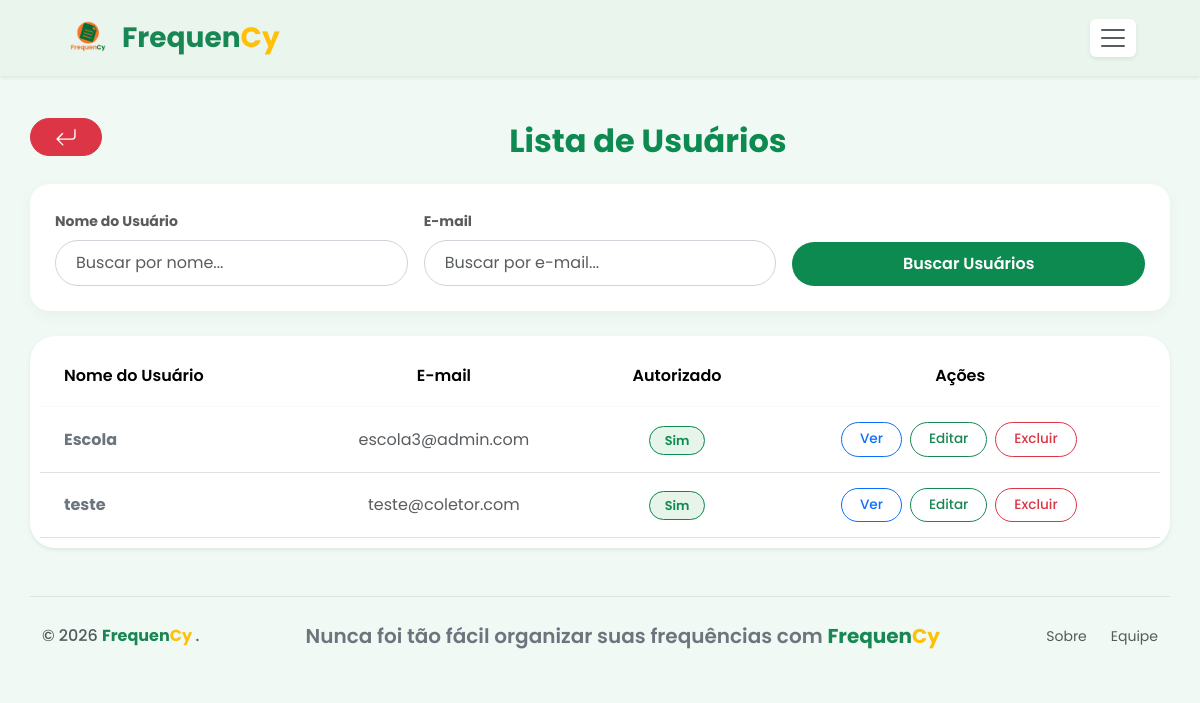
The page /lista_usuario.php on the database its author committed.
### tables this page shows
CREATE TABLE `usuario` (
  `id_usuario` int(11) NOT NULL,
  `nome_usuario` varchar(200) NOT NULL,
  `email_usuario` varchar(100) NOT NULL,
  `senha_usuario` varchar(100) NOT NULL,
  `perfil_usuario` varchar(50) NOT NULL,
  `is_autorized` tinyint(1) DEFAULT NULL
);

### listar_usuario.php (called while the page is built, shortened)
<?php
$filterNome = isset($_GET['nome']) ? trim($_GET['nome']) : '';
$filterEmail = isset($_GET['email']) ? trim($_GET['email']) : '';
$todosUsuarios = buscar_usuarios($conexao);
$filtros = array();
if (!empty($filtros)) {
    $usuarios = filtrar_usuarios($todosUsuarios, $filtros);
} else {
    $usuarios = $todosUsuarios;
}
function buscar_usuarios($conexao)
{
    $usuarios = array();
    $query = "SELECT nome_usuario, email_usuario, is_autorized FROM usuario";
    $result = mysqli_query($conexao, $query);
    if ($result) {
        while ($row = mysqli_fetch_assoc($result)) {
            $usuarios[] = $row;
        }
    }
    return $usuarios;
}
?>

### lista_usuario.php (the view, shortened to what this page needs)
<?php
include('conexao.php');
include('listar_usuario.php');
?>
<!DOCTYPE html>
<html lang="pt-br">
<head>
    <link href="css/bootstrap.min.css" rel="stylesheet">
</head>
<body>
    <?php include('navbar.php'); ?>
    <div class="container-lista">
        <div class="row align-items-center mb-3 header-row">
            <div class="col-auto">
                <a href="painel.php" class="btn btn-danger rounded-pill px-4 mb-0">
                </a>
            </div>
            <div class="col text-center">
                <h2 class="titulo-verde mb-2 mt-3">Lista de Usuários</h2>
            </div>
        </div>
        <div class="filter-section">
            <form method="get" action="lista_usuario.php">
                <div class="row g-3 align-items-end">
                    <div class="col-md-4">
                        <label class="form-label fw-bold small text-muted">Nome do Usuário</label>
                        <input type="text" name="nome" class="form-control" placeholder="Buscar por nome..." value="<?php echo htmlspecialchars($filterNome); ?>">
                    </div>
                    <div class="col-md-4">
                        <label class="form-label fw-bold small text-muted">E-mail</label>
                        <input type="email" name="email" class="form-control" placeholder="Buscar por e-mail..." value="<?php echo htmlspecialchars($filterEmail); ?>">
                    </div>
                    <div class="col-md-4">
                        <button type="submit" class="btn btn-search w-100">Buscar Usuários</button>
                    </div>
                </div>
            </form>
        </div>
        <div class="custom-card shadow-sm">
            <div class="table-responsive">
                <table class="table mb-0 text-center">
                    <thead class="table-header-green">
                        <tr>
                            <th class="text-start ps-4">Nome do Usuário</th>
                            <th>E-mail</th>
                            <th>Autorizado</th>
                            <th class="pe-4">Ações</th>
                        </tr>
                    </thead>
                    <tbody>
                        <?php if (!empty($usuarios)): ?>
                            <?php foreach ($usuarios as $usuario): ?>
                                <tr>
                                    <td class="text-start ps-4 fw-bold text-secondary"><?php echo $usuario['nome_usuario']; ?></td>
                                    <td class="text-muted"><?php echo $usuario['email_usuario']; ?></td>
                                    <td>
                                        <?php if ($usuario['is_autorized'] == 1): ?>
                                            <span class="badge-status status-sim">Sim</span>
                                        <?php else: ?>
                                            <span class="badge-status status-nao">Não</span>
                                        <?php endif; ?>
                                    </td>
                                    <td class="pe-4">
                                        <div class="d-flex justify-content-center gap-2">
                                            <a href="perfil_usuario.php?email_usuario=<?php echo $usuario['email_usuario']; ?>" class="btn-action btn-view">Ver</a>
                                            <a href="tela_edita_usuario.php?email_usuario=<?php echo $usuario['email_usuario']; ?>" class="btn-action btn-edit">Editar</a>
                                            <button class="btn-action btn-delete"
                                                data-bs-toggle="modal"
                                                data-bs-target="#confirmDeleteModal"
                                                data-email="<?php echo $usuario['email_usuario']; ?>">
                                                Excluir
                                            </button>
                                        </div>
                                    </td>
                                </tr>
                            <?php endforeach; ?>
                        <?php else: ?>
                            <tr>
                                <td colspan="4" class="py-4 text-muted">Nenhum usuário encontrado.</td>
                            </tr>
                        <?php endif; ?>
                    </tbody>
                </table>
            </div>
        </div>
    </div>
    <?php include('footer.php'); ?>
</body>
</html>

### lista_usuario.php (style rules this page uses)
* { margin: 0; padding: 0; box-sizing: border-box; font-family: 'Poppins', sans-serif !important; }
body { background-color: #f0f9f4; color: #444; margin: 0 !important; padding: 0 !important; }
.container-lista { margin: 30px auto; width: 95%; max-width: 1200px; }
.titulo-verde { color: #0d8a4f; font-weight: 700; text-align: center; margin-bottom: 30px; font-size: 2rem; }
.filter-section { background: white; padding: 25px; border-radius: 20px; margin-bottom: 25px; box-shadow: 0 4px 15px rgba(0, 0, 0, 0.04); }
.form-control { border-radius: 50px !important; padding: 10px 20px; border: 1px solid #ced4da; }
.btn-search { background-color: #0d8a4f; border: none; color: white; border-radius: 50px; font-weight: 600; transition: 0.3s; padding: 10px; }
.custom-card { background-color: #ffffff; border-radius: 25px; border: none; box-shadow: 0 4px 15px rgba(0, 0, 0, 0.04); padding: 10px; overflow: hidden; }
.table-header-green { background-color: #0d8a4f !important; color: white !important; }
.table thead th { border: none; padding: 18px; font-weight: 600; }
.table tbody td { vertical-align: middle; border-top: 1px solid #f8f9fa; padding: 15px; }
.btn-action { border-radius: 50px; font-weight: 500; font-size: 0.85rem; padding: 6px 18px; text-decoration: none; display: inline-block; transition: 0.2s; }
.btn-view { border: 1px solid #0d6efd; color: #0d6efd; background: transparent; }
.btn-edit { border: 1px solid #198754; color: #198754; background: transparent; }
.btn-delete { border: 1px solid #dc3545; color: #dc3545; background: transparent; }
.badge-status { padding: 5px 15px; border-radius: 50px; font-size: 0.8rem; font-weight: 600; }
.status-sim { background-color: #e6f4ea; color: #0d8a4f; border: 1px solid #0d8a4f; }

### rows shown on the page
usuario: nome_usuario "Escola", email_usuario "escola3@admin.com", is_autorized "Sim"
usuario: nome_usuario "teste", email_usuario "teste@coletor.com", is_autorized "Sim"
